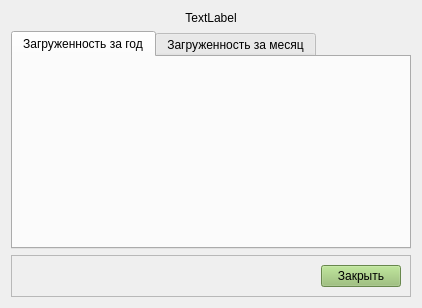
<?xml version="1.0" encoding="UTF-8"?>
<ui version="4.0">
 <class>Graphic</class>
 <widget class="QWidget" name="Graphic">
  <property name="windowModality">
   <enum>Qt::NonModal</enum>
  </property>
  <property name="geometry">
   <rect>
    <x>0</x>
    <y>0</y>
    <width>422</width>
    <height>308</height>
   </rect>
  </property>
  <property name="windowTitle">
   <string>Загруженность аэропорта</string>
  </property>
  <property name="styleSheet">
   <string notr="true"/>
  </property>
  <layout class="QVBoxLayout" name="verticalLayout">
   <item>
    <widget class="QLabel" name="lb_airportName">
     <property name="text">
      <string>TextLabel</string>
     </property>
     <property name="alignment">
      <set>Qt::AlignCenter</set>
     </property>
    </widget>
   </item>
   <item>
    <widget class="QTabWidget" name="tabWidget">
     <property name="styleSheet">
      <string notr="true"/>
     </property>
     <property name="currentIndex">
      <number>0</number>
     </property>
     <widget class="QWidget" name="tab_year">
      <attribute name="title">
       <string>Загруженность за год</string>
      </attribute>
      <layout class="QVBoxLayout" name="verticalLayout_2">
       <item>
        <layout class="QVBoxLayout" name="layoutBar"/>
       </item>
      </layout>
     </widget>
     <widget class="QWidget" name="tab_month">
      <attribute name="title">
       <string>Загруженность за месяц</string>
      </attribute>
      <layout class="QGridLayout" name="gridLayout">
       <item row="1" column="0" colspan="2">
        <layout class="QVBoxLayout" name="layoutLine"/>
       </item>
       <item row="0" column="1">
        <widget class="QComboBox" name="cb_month"/>
       </item>
       <item row="0" column="0">
        <spacer name="horizontalSpacer_2">
         <property name="orientation">
          <enum>Qt::Horizontal</enum>
         </property>
         <property name="sizeHint" stdset="0">
          <size>
           <width>279</width>
           <height>20</height>
          </size>
         </property>
        </spacer>
       </item>
      </layout>
     </widget>
    </widget>
   </item>
   <item>
    <widget class="QFrame" name="frame">
     <property name="styleSheet">
      <string notr="true"/>
     </property>
     <property name="frameShape">
      <enum>QFrame::StyledPanel</enum>
     </property>
     <property name="frameShadow">
      <enum>QFrame::Raised</enum>
     </property>
     <layout class="QHBoxLayout" name="horizontalLayout">
      <item>
       <spacer name="horizontalSpacer">
        <property name="orientation">
         <enum>Qt::Horizontal</enum>
        </property>
        <property name="sizeHint" stdset="0">
         <size>
          <width>40</width>
          <height>20</height>
         </size>
        </property>
       </spacer>
      </item>
      <item>
       <widget class="QPushButton" name="pushButton">
        <property name="styleSheet">
         <string notr="true">background-color: rgb(146, 189, 108);
color: rgb(0, 0, 0);</string>
        </property>
        <property name="text">
         <string>Закрыть</string>
        </property>
       </widget>
      </item>
     </layout>
    </widget>
   </item>
  </layout>
 </widget>
 <resources/>
 <connections/>
</ui>
